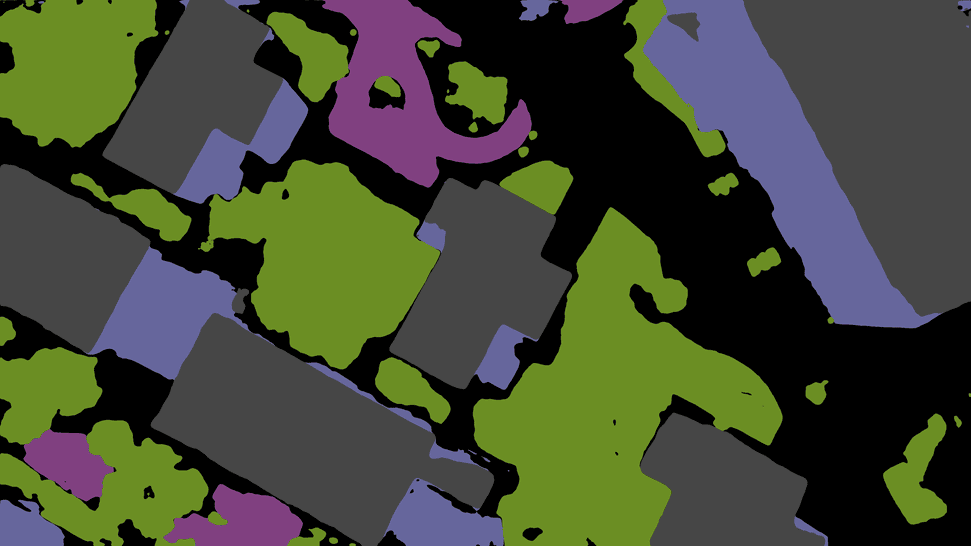
#> input picture TamplateMatching/data/map/check map/002701_971.png, 971 x 546 px
$ python templateMatchingHomography.py --big_map 'data/map/check map/002701_971.png' --template 'data/map/check map/003690_1081.png'
#> lines starting #> are read from the running program, lines starting #| are printed output that depends on the picture; after the words box and inside, x2 and y2 are one past the last pixel; in counts of white or black regions, pixels touching at a corner belong together
#> in main, big_img is the input picture: shape (546, 971, 3); mean B, G, R 53.5, 72.3, 66.4
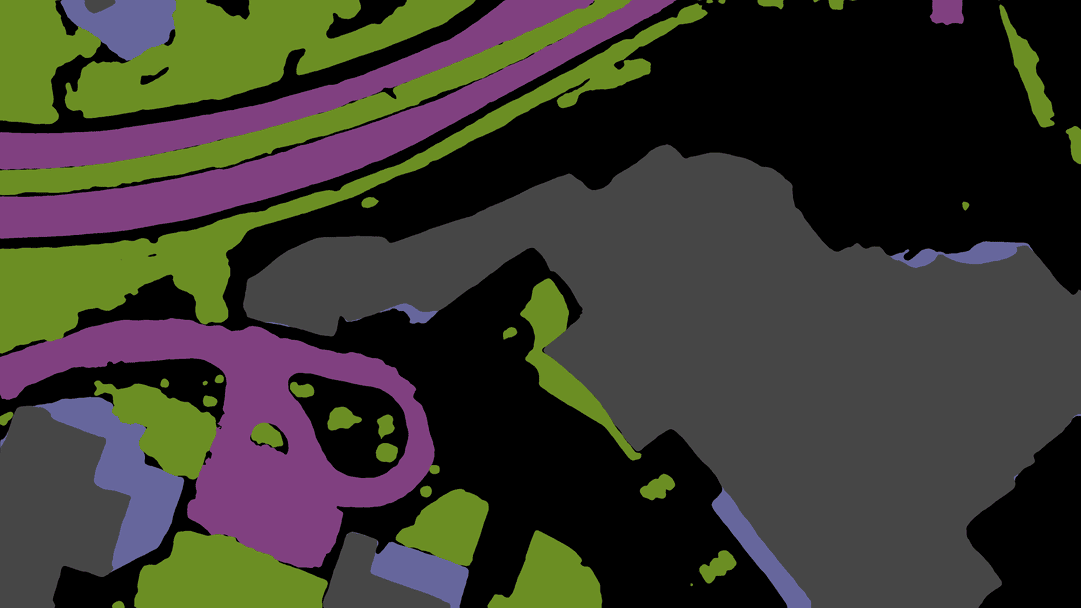
#> input picture TamplateMatching/data/map/check map/003690_1081.png, 1081 x 608 px
#> in main, template_img is the input picture: shape (608, 1081, 3); mean B, G, R 48.2, 56.5, 58.5
#| Big image shape: (546, 971, 3)
#| Template image shape: (608, 1081, 3)
#!/usr/bin/env python3
"""
Semantic Segmentation Matching with Masked Sliding Window Homography
---------------------------------------------------------------------

This script attempts to locate a drone (template) segmentation image within a large
segmentation map using sliding window homography matching. Before matching, both the big map
and the template are masked based on semantic segmentation information:
  - The "building_roof" and "building_wall" classes are merged into a single "building" mask.
  - The "trees_veg" class is ignored.

ORB features are computed on the masked grayscale images, and for each candidate window
(with the same dimensions as the template) in the big image, we estimate a homography via RANSAC.
The window with the highest number of inlier matches is selected as the best match.

Usage:
    python semantic_matching.py --big_map "path/to/big_map.png" --template "path/to/template.png"
       --method homography_masked [--stride 20] [--min_matches 4] [--ransac_thresh 5.0] [--tolerance 10]

Install OpenCV with:
    pip install opencv-python
"""

import cv2
import numpy as np
import argparse

# -----------------------------------------------------------------------------
# Define semantic class colors (BGR format)
# -----------------------------------------------------------------------------
CLASS_COLORS = {
    "building_roof": (70, 70, 70),
    "building_wall": (156, 102, 102),
    "road":          (128, 64, 128),
    "trees_veg":     (35, 142, 107),
    "background":    (0, 0, 0)
}

# -----------------------------------------------------------------------------
# Functions for creating semantic masks
# -----------------------------------------------------------------------------
def create_binary_masks(image, class_colors, tolerance=10):
    """
    Create a dictionary mapping each (or groups of) class(es) to a binary mask.
    In this function:
      - The "building_roof" and "building_wall" classes are merged into a single "building" mask.
      - The "trees_veg" class is ignored.
      - All other classes are processed normally.

    Parameters:
      image       : Input color image.
      class_colors: Dictionary of class_name -> (B, G, R) tuple.
      tolerance   : Allowed deviation per channel.

    Returns:
      masks: Dictionary of combined classes -> binary mask (uint8, values 0 or 255).
    """
#> called with tolerance = 10
    masks = {}
    building_mask = None  # Will hold the union of building_roof and building_wall.

    for cls, color in class_colors.items():
        # Skip the "trees_veg" class.
        if cls == "trees_veg":
            continue

        lower = np.array([max(c - tolerance, 0) for c in color], dtype=np.uint8)
        upper = np.array([min(c + tolerance, 255) for c in color], dtype=np.uint8)
        mask = cv2.inRange(image, lower, upper)  # Binary mask: 0 or 255

        if cls in ["building_roof", "building_wall"]:
            if building_mask is None:
                building_mask = mask
            else:
                building_mask = cv2.bitwise_or(building_mask, mask)
        else:
            masks[cls] = mask
#> this loop made 5 passes
#> pass 1, in create_binary_masks, `mask = cv2.inRange(image, lower, upper)`:
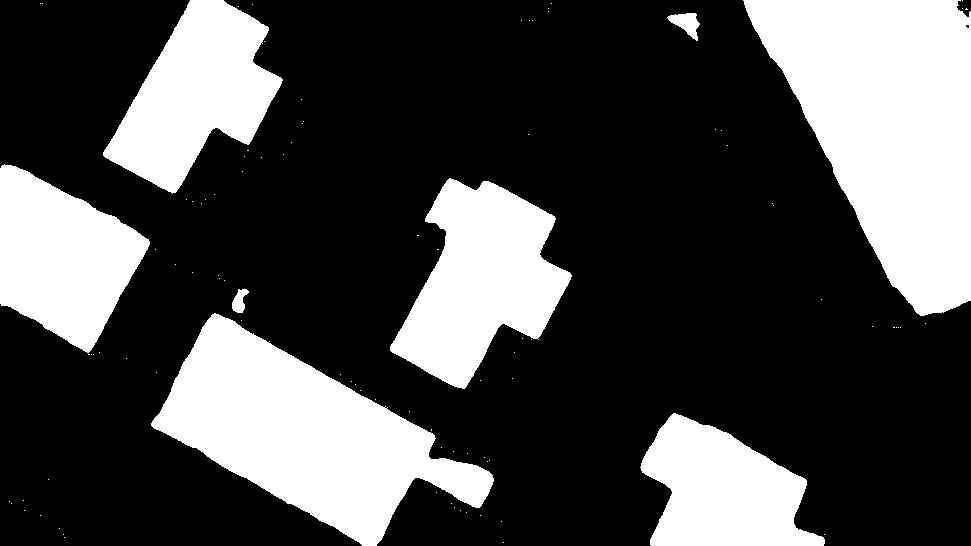
#> mask: shape (546, 971); 29.3% white; 100 white regions (92 under 20 px), largest, box (x1, y1, x2, y2) and area: (743, 0, 971, 316) 45168, (151, 313, 494, 546) 35671, (390, 178, 572, 389) 21498
#> after the loop, masks = 2 items
    if building_mask is not None:
        masks["building"] = building_mask
    return masks

def create_combined_mask(image, class_colors, tolerance=10):
    """
    Create a single combined binary mask from the semantic segmentation.
    This mask is the union of all masks created by create_binary_masks.

    Parameters:
      image, class_colors, tolerance: As in create_binary_masks.

    Returns:
      combined: A binary mask (uint8) with 255 for pixels belonging to any desired class.
    """
    masks = create_binary_masks(image, class_colors, tolerance)
#> masks = 3 items
    combined = np.zeros(image.shape[:2], dtype=np.uint8)
    for key, m in masks.items():
        combined = cv2.bitwise_or(combined, m)
#> this loop made 3 passes
#> key on passes 1 to 3: 'road', 'background', 'building'
    return combined

# -----------------------------------------------------------------------------
# Sliding Window Homography Matching (Masked)
# -----------------------------------------------------------------------------
def sliding_window_homography_masked(big_img, template_img, stride=20, min_matches=4, ransac_thresh=5.0, tolerance=10):
    """
    Slide a window (of the same size as the template) over the big image and, for each window,
    compute a homography between the masked template and the masked candidate window using ORB feature matching.
    The candidate window with the highest number of inlier matches is selected as the best match.

    Both the big image and the template image are pre-masked using semantic segmentation information.

    Parameters:
      big_img: Big segmentation map (BGR).
      template_img: Drone segmentation image (BGR).
      stride: Sliding window stride (in pixels).
      min_matches: Minimum number of ORB matches required.
      ransac_thresh: RANSAC reprojection threshold.
      tolerance: Color tolerance for mask creation.

    Returns:
      best_loc: (x, y) top-left coordinates of the best matching window.
      best_H: Homography matrix (template-to-window).
      best_inliers: Number of inlier matches (score).
    """
    # Create combined semantic masks for both images.
    big_mask = create_combined_mask(big_img, CLASS_COLORS, tolerance)
    template_mask = create_combined_mask(template_img, CLASS_COLORS, tolerance)
#> the loop in create_binary_masks (call 2), `for cls, color in class_colors.items(): # Skip the "trees_veg" class.` made 5 passes
#> pass 1, in create_binary_masks (call 2), `mask = cv2.inRange(image, lower, upper)`:
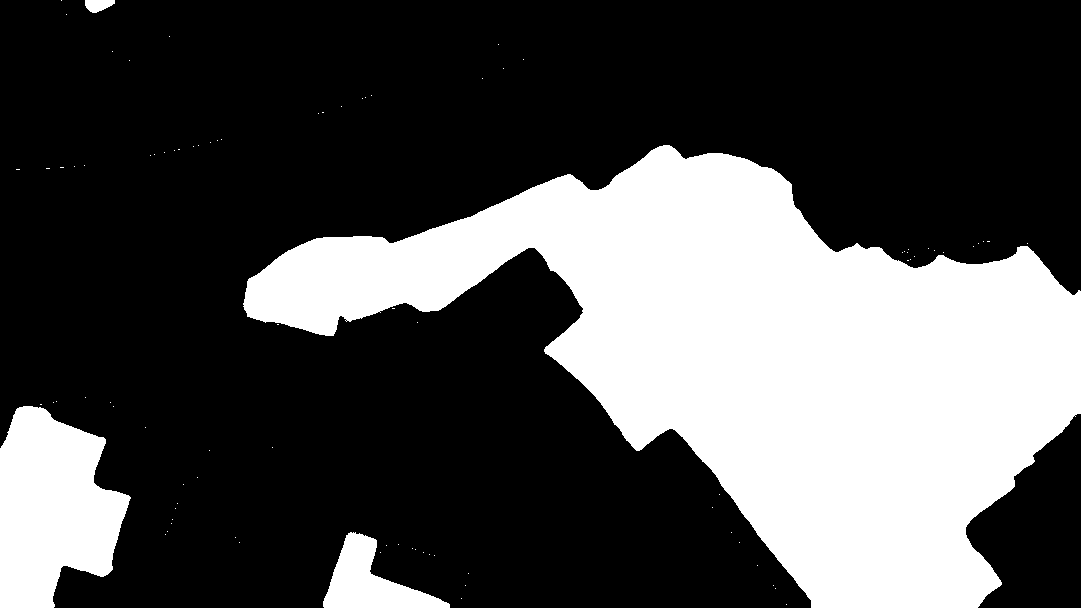
#> mask: shape (608, 1081); 30.6% white; 90 white regions (86 under 20 px), largest, box (x1, y1, x2, y2) and area: (243, 145, 1081, 608) 177880, (0, 406, 131, 608) 18649, (323, 532, 450, 608) 4374, (85, 0, 115, 13) 283
#> pass 3, in create_binary_masks (call 2), `mask = cv2.inRange(image, lower, upper)`:
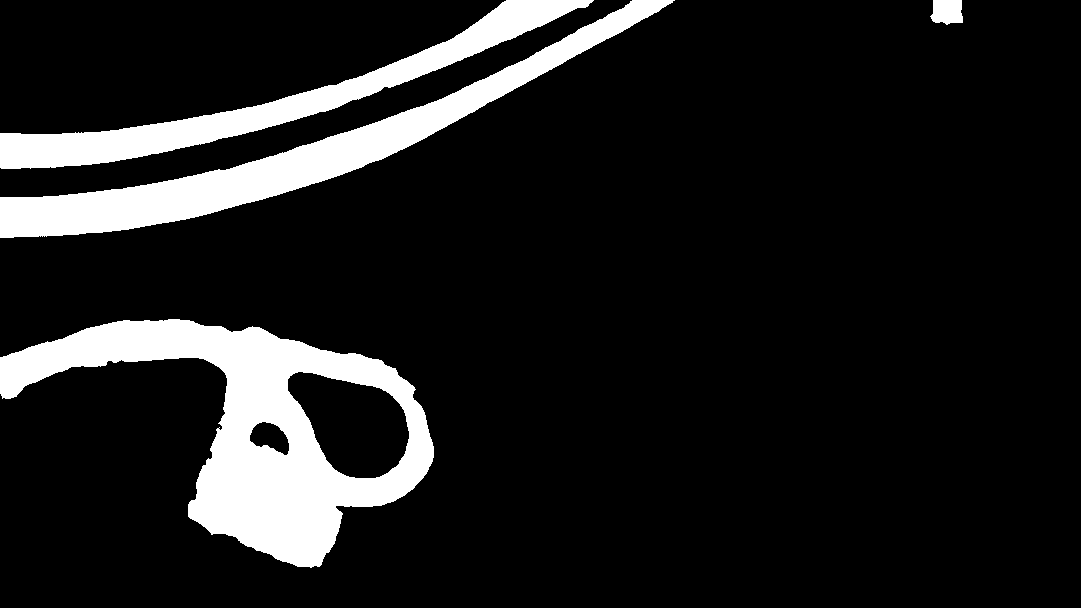
#> mask: shape (608, 1081); 11.9% white; 4 white regions, box (x1, y1, x2, y2) and area: (0, 319, 434, 568) 38155, (0, 0, 675, 238) 23341, (0, 0, 594, 169) 16315, (930, 0, 963, 25) 685
#> the loop in create_combined_mask (call 2), `for key, m in masks.items():` made 3 passes
#> pass 2, in create_combined_mask (call 2), `combined = cv2.bitwise_or(combined, m)`:
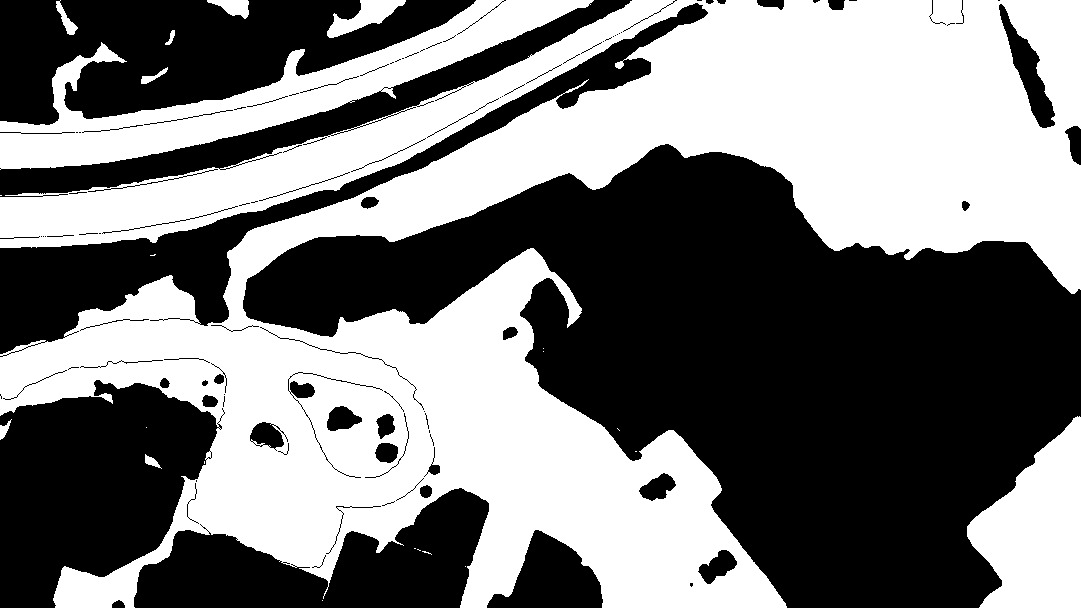
#> combined: shape (608, 1081); 48.2% white; 23 white regions (13 under 20 px), largest, box (x1, y1, x2, y2) and area: (0, 0, 1081, 608) 274197, (0, 0, 594, 170) 25624, (967, 416, 1081, 608) 14215

    # Convert images to grayscale.
    big_gray = cv2.cvtColor(big_img, cv2.COLOR_BGR2GRAY)
    template_gray = cv2.cvtColor(template_img, cv2.COLOR_BGR2GRAY)

    # Apply the masks to focus on desired regions.
    masked_big = cv2.bitwise_and(big_gray, big_mask)
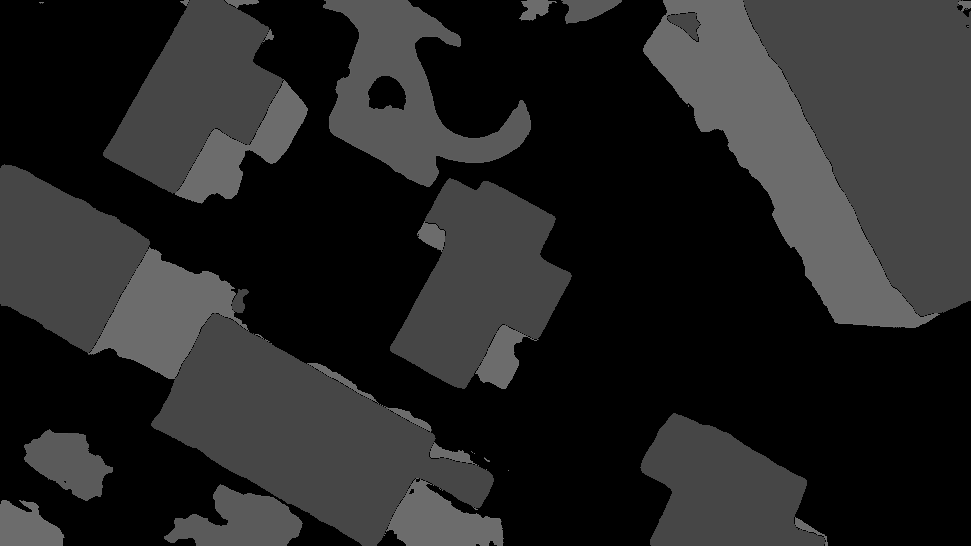
#> masked_big: shape (546, 971); min 0, max 114, mean 36.6
    masked_template = cv2.bitwise_and(template_gray, template_mask)
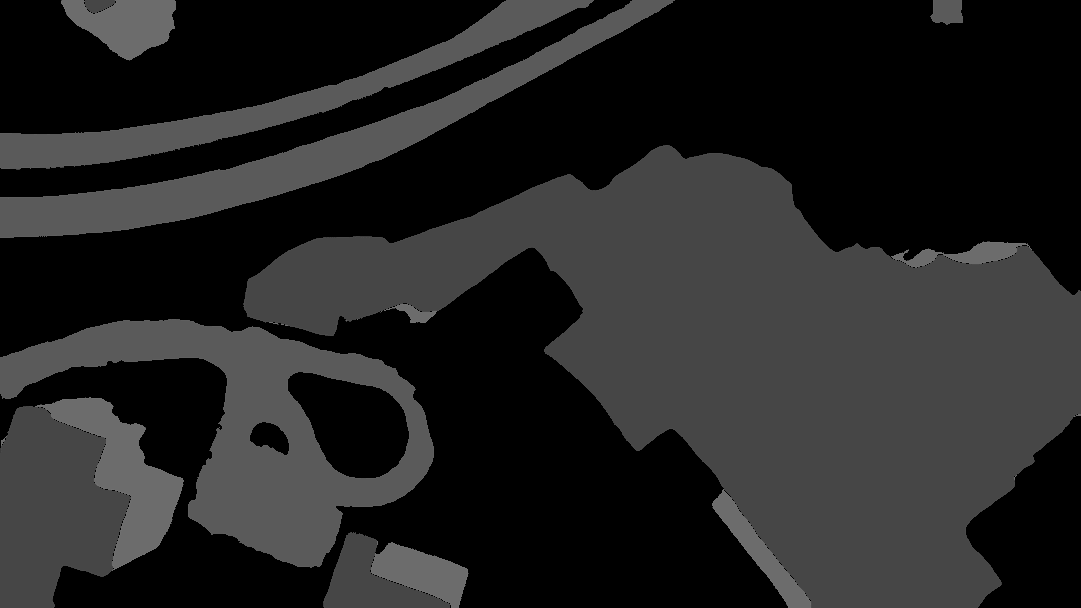
#> masked_template: shape (608, 1081); min 0, max 113, mean 35.7

    # Initialize ORB detector and BFMatcher.
    orb = cv2.ORB_create(nfeatures=10000)
    bf = cv2.BFMatcher(cv2.NORM_HAMMING, crossCheck=True)

    # Compute features for the masked template.
    kp_template, des_template = orb.detectAndCompute(masked_template, None)
#> kp_template = 1694 keypoints; strongest (x, y, size): (904, 257, 37.2), (906, 259, 31), (901, 254, 37.2), (144, 427, 31)
    if des_template is None or len(kp_template) < min_matches:
        print("Not enough features in the masked template.")
        return None, None, 0

    t_h, t_w = template_img.shape[:2]
#> t_h = 608; t_w = 1081
    big_h, big_w = big_img.shape[:2]
#> big_h = 546; big_w = 971

    best_inliers = 0
    best_H = None
    best_loc = None

    # Slide the window over the big image.
    for y in range(0, big_h - t_h + 1, stride):
        for x in range(0, big_w - t_w + 1, stride):
            window = big_img[y:y+t_h, x:x+t_w]
            window_gray = cv2.cvtColor(window, cv2.COLOR_BGR2GRAY)
            window_mask = create_combined_mask(window, CLASS_COLORS, tolerance)
            masked_window = cv2.bitwise_and(window_gray, window_mask)

            kp_window, des_window = orb.detectAndCompute(masked_window, None)
            if des_window is None or len(kp_window) < min_matches:
                continue

            matches = bf.match(des_template, des_window)
            if len(matches) < min_matches:
                continue

            matches = sorted(matches, key=lambda m: m.distance)
            pts_template = np.float32([kp_template[m.queryIdx].pt for m in matches]).reshape(-1, 1, 2)
            pts_window = np.float32([kp_window[m.trainIdx].pt for m in matches]).reshape(-1, 1, 2)

            H, mask = cv2.findHomography(pts_template, pts_window, cv2.RANSAC, ransac_thresh)
            if H is None or mask is None:
                continue
            inliers = int(np.sum(mask))
            if inliers > best_inliers:
                best_inliers = inliers
                best_H = H
                best_loc = (x, y)
#> after the loop, best_inliers = 0

    return best_loc, best_H, best_inliers

# -----------------------------------------------------------------------------
# Main Routine
# -----------------------------------------------------------------------------
def main():
    parser = argparse.ArgumentParser(description="Semantic Segmentation Matching with Masked Sliding Window Homography")
    parser.add_argument('--big_map', required=True, help="Path to the big segmentation map image (e.g., 4K).")
    parser.add_argument('--template', required=True, help="Path to the drone template segmentation image (e.g., 620x1100).")
    parser.add_argument('--method', choices=['homography_masked'], default='homography_masked',
                        help="Matching method: 'homography_masked' for sliding window homography using semantic masks.")
    parser.add_argument('--stride', type=int, default=100, help="Sliding window stride (default: 20).")
    parser.add_argument('--min_matches', type=int, default=4, help="Minimum ORB matches required (default: 4).")
    parser.add_argument('--ransac_thresh', type=float, default=5.0, help="RANSAC reprojection threshold (default: 5.0).")
    parser.add_argument('--tolerance', type=int, default=10, help="Color tolerance for semantic mask creation (default: 10).")
    args = parser.parse_args()

    # Load images.
    big_img = cv2.imread(args.big_map)
    template_img = cv2.imread(args.template)
    if big_img is None or template_img is None:
        print("Error: Could not load one or both images.")
        return

    print("Big image shape:", big_img.shape)
    print("Template image shape:", template_img.shape)

    if args.method == 'homography_masked':
        print("Using masked sliding window homography matching (no rotation, angle = 0).")
        best_loc, best_H, best_inliers = sliding_window_homography_masked(big_img, template_img,
                                                                          stride=args.stride,
                                                                          min_matches=args.min_matches,
                                                                          ransac_thresh=args.ransac_thresh,
                                                                          tolerance=args.tolerance)
#> best_inliers = 0
        if best_loc is None:
            print("No good match found.")
            return
        print(f"Best match found at location {best_loc} with {best_inliers} inliers.")
        t_h, t_w = template_img.shape[:2]
        result_img = big_img.copy()
        cv2.rectangle(result_img, best_loc, (best_loc[0] + t_w, best_loc[1] + t_h), (0, 255, 0), 3)
        cv2.namedWindow("Result (homography_masked)", cv2.WINDOW_NORMAL)
        cv2.imshow("Result (homography_masked)", result_img)

    print("Press any key to exit.")
    cv2.waitKey(0)
    cv2.destroyAllWindows()

if __name__ == '__main__':
    main()
